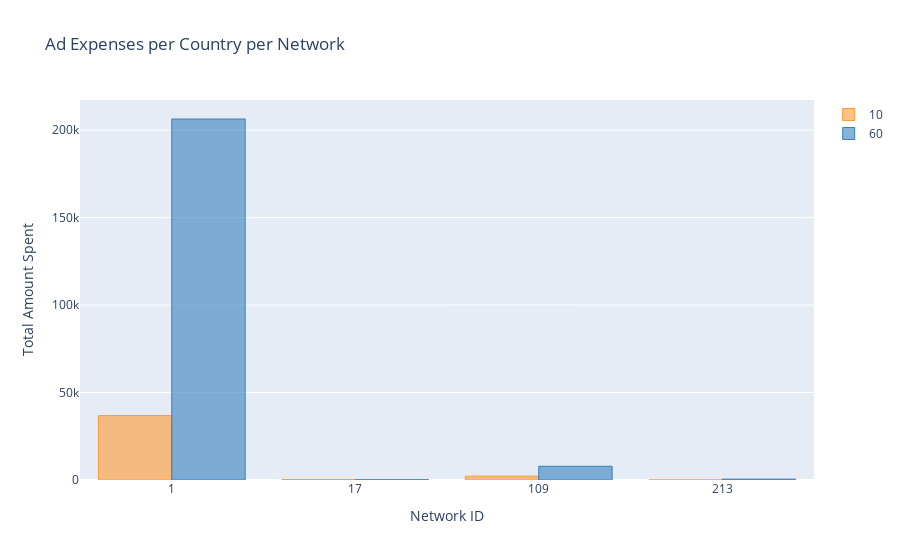

Notebook code for this chart:
### Code cell
adspend_country_net.iplot(kind = "bar",
                          layout = {"xaxis": {"type":"category",
                                             "title":"Network ID"},
                                    "yaxis":{"title":"Total Amount Spent"},
                                    "title": "Ad Expenses per Country per Network"},
                         )

### Figure 1 — Plotly figure (JSON) as saved in the notebook; plotly's stock layout.template omitted (floating-point values rounded to 4 significant figures)
{"data": [{"marker": {"color": "rgba(255, 153, 51, 0.6)", "line": {"color": "rgba(255, 153, 51, 1.0)", "width": 1}}, "name": "10", "orientation": "v", "text": "", "type": "bar", "x": [1, 17, 109, 213], "y": [36830.0, 208.0, 2195.0, 9.051]}, {"marker": {"color": "rgba(55, 128, 191, 0.6)", "line": {"color": "rgba(55, 128, 191, 1.0)", "width": 1}}, "name": "60", "orientation": "v", "text": "", "type": "bar", "x": [1, 17, 109, 213], "y": [206400.0, 126.4, 7858.0, 492.1]}], "layout": {"title": {"text": "Ad Expenses per Country per Network"}, "xaxis": {"title": {"text": "Network ID"}, "type": "category"}, "yaxis": {"title": {"text": "Total Amount Spent"}}}}
